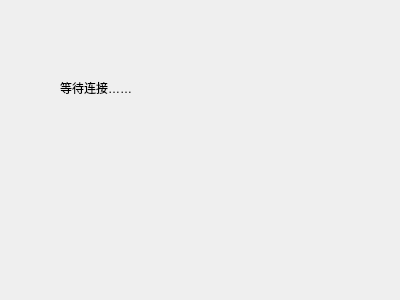
<?xml version="1.0" encoding="UTF-8"?>
<ui version="4.0">
 <class>Widget</class>
 <widget class="QWidget" name="Widget">
  <property name="geometry">
   <rect>
    <x>0</x>
    <y>0</y>
    <width>400</width>
    <height>300</height>
   </rect>
  </property>
  <property name="windowTitle">
   <string>Widget</string>
  </property>
  <widget class="QLabel" name="statusLabel">
   <property name="geometry">
    <rect>
     <x>60</x>
     <y>80</y>
     <width>121</width>
     <height>16</height>
    </rect>
   </property>
   <property name="text">
    <string>等待连接……</string>
   </property>
  </widget>
 </widget>
 <layoutdefault spacing="6" margin="11"/>
 <resources/>
 <connections/>
</ui>
